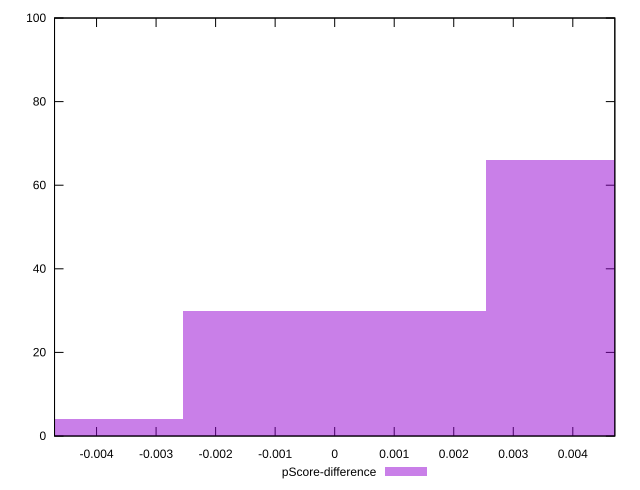

Generate this figure with gnuplot:
reset

$pScoreDifference <<EOF
0.005097613897950611 66
0 30
-0.005097613897950611 4
EOF

set key outside below
set boxwidth 0.005097613897950611
set xrange [-0.004705882352941171:0.004705882352941171]
set yrange [0:100]
set trange [0:100]
set style fill transparent solid 0.5 noborder
set terminal svg size 640, 490 enhanced background rgb 'white'
set output "report_00015_2021-02-09T16-11-33.973Z/unused-javascript/samples/pages+cached+noadtech+nomedia+nocss/pScore-difference/histogram.svg"

plot $pScoreDifference title "pScore-difference" with boxes

reset
